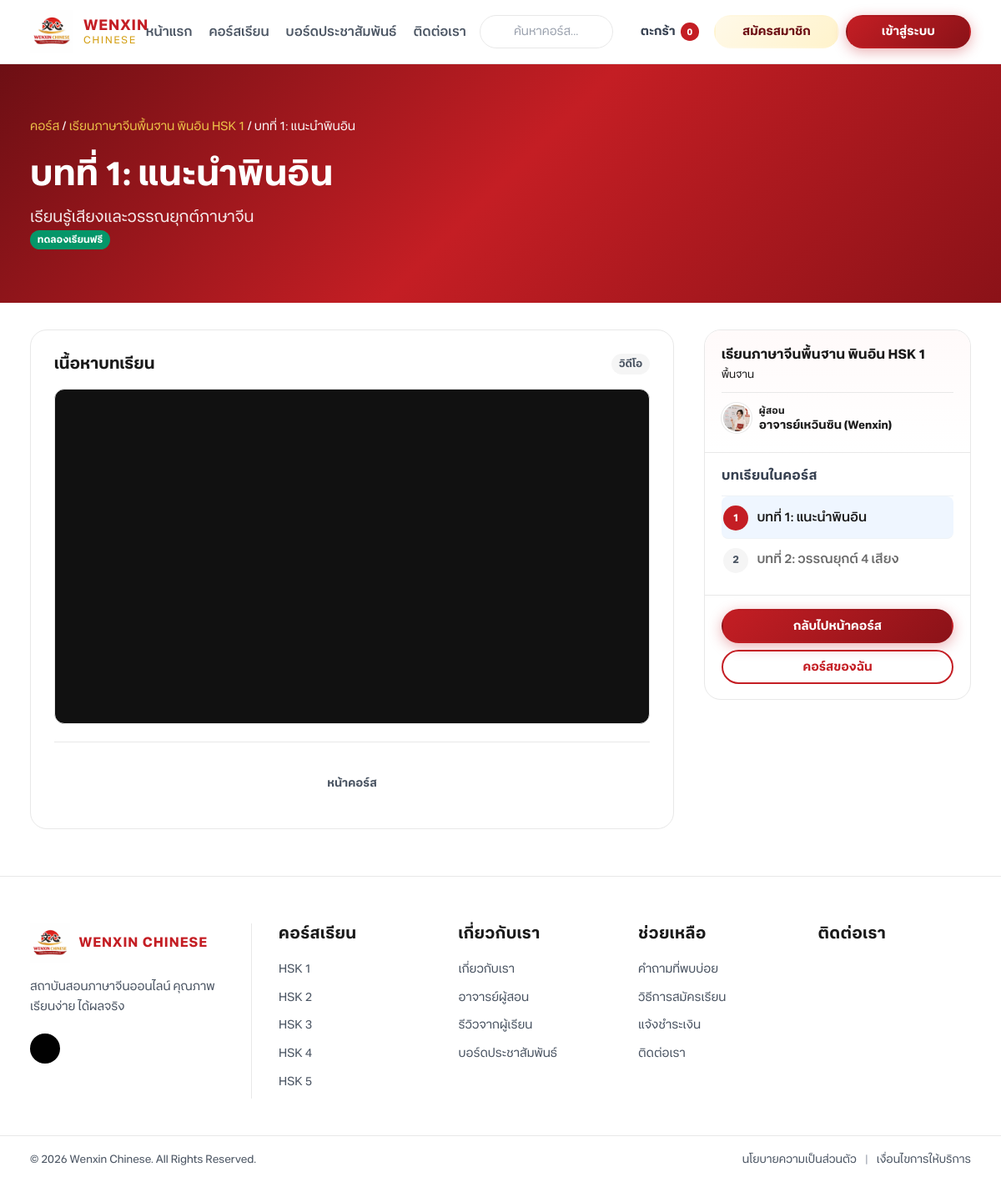
Page /public/lesson.php?lesson_id=1 on the committed database.
### tables this page shows
CREATE TABLE IF NOT EXISTS lessons (
  id INT UNSIGNED AUTO_INCREMENT PRIMARY KEY,
  course_id INT UNSIGNED NOT NULL,
  title VARCHAR(200) NOT NULL,
  description TEXT,
  video_url VARCHAR(500) DEFAULT NULL,
  document_url VARCHAR(500) DEFAULT NULL,
  duration_minutes INT UNSIGNED DEFAULT 0,
  sort_order INT DEFAULT 0,
  is_free_preview TINYINT(1) DEFAULT 0,
  is_published TINYINT(1) DEFAULT 1,
  created_at TIMESTAMP DEFAULT CURRENT_TIMESTAMP,
  updated_at TIMESTAMP DEFAULT CURRENT_TIMESTAMP ON UPDATE CURRENT_TIMESTAMP,
  FOREIGN KEY (course_id) REFERENCES courses(id) ON DELETE CASCADE
);

CREATE TABLE IF NOT EXISTS courses (
  id INT UNSIGNED AUTO_INCREMENT PRIMARY KEY,
  slug VARCHAR(120) NOT NULL UNIQUE,
  title VARCHAR(200) NOT NULL,
  subtitle VARCHAR(255) DEFAULT NULL,
  description TEXT,
  category ENUM('foundation','hsk','exam_prep') NOT NULL DEFAULT 'hsk',
  level ENUM('beginner','intermediate','advanced') NOT NULL DEFAULT 'beginner',
  price DECIMAL(10,2) DEFAULT 0,
  duration_hours INT UNSIGNED DEFAULT 0,
  lesson_count INT UNSIGNED DEFAULT 0,
  image_url VARCHAR(255) DEFAULT NULL,
  highlights TEXT,
  is_featured TINYINT(1) DEFAULT 0,
  is_active TINYINT(1) DEFAULT 1,
  sort_order INT DEFAULT 0,
  created_at TIMESTAMP DEFAULT CURRENT_TIMESTAMP,
  updated_at TIMESTAMP DEFAULT CURRENT_TIMESTAMP ON UPDATE CURRENT_TIMESTAMP
);

CREATE TABLE IF NOT EXISTS site_settings (
  id INT UNSIGNED AUTO_INCREMENT PRIMARY KEY,
  setting_key VARCHAR(100) NOT NULL UNIQUE,
  setting_value TEXT,
  updated_at TIMESTAMP DEFAULT CURRENT_TIMESTAMP ON UPDATE CURRENT_TIMESTAMP
);

### public/lesson.php (the view, shortened to what the rows shown need)
<?php
require_once dirname(__DIR__) . '/includes/access.php';
require_once dirname(__DIR__) . '/includes/instructor.php';
$lessonId = isset($_GET['lesson_id']) ? (int) $_GET['lesson_id'] : 0;
$lesson = getLessonWithCourse($lessonId);
$courseId = (int) $lesson['course_id'];
$course = [
    'id' => $courseId,
    'slug' => $lesson['course_slug'],
    'title' => $lesson['course_title'],
    'category' => $lesson['course_category'],
];
$hasAccess = canAccessLesson($lesson);
$student = currentStudent();
$completedLessonIds = $student ? getCompletedLessonIds((int) $student['id'], $courseId) : [];
$allLessons = getLessonsByCourse($courseId);
$instructor = getInstructorProfile();
$instructorPhotoUrl = instructorPhotoUrl($instructor);
require_once dirname(__DIR__) . '/includes/header.php';
?>
<section class="course-hero course-hero--compact">
    <div class="container">
        <div class="breadcrumb" style="opacity:.95">
            <a href="<?= APP_URL ?>/public/courses.php">คอร์ส</a> /
            <a href="<?= APP_URL ?>/public/course.php?slug=<?= e(urlencode($course['slug'])) ?>">
                <?= e($course['title']) ?>
            </a> /
            <?= e($lesson['title'] ?? '') ?>
        </div>
        <h1 style="margin-top:.5rem;"><?= e($lesson['title'] ?? '') ?></h1>
        <?php if (!empty($lesson['description'])): ?>
            <p class="course-hero-sub"><?= e($lesson['description']) ?></p>
        <?php endif; ?>
        <?php if (!empty($lesson['is_free_preview'])): ?>
            <span class="badge lesson-preview-badge">ทดลองเรียนฟรี</span>
        <?php endif; ?>
    </div>
</section>
<section class="section lesson-page-section">
    <div class="container lesson-page-grid">
        <div class="lesson-main">
            <div class="lesson-player-card">
                <?php if (!$hasAccess): ?>
                <div class="lesson-locked">
                    <div class="lesson-locked-icon" aria-hidden="true">
                        <?= lucide_icon('lock', ['size' => 40, 'stroke' => '1.75']) ?>
                    </div>
                    <h2>บทเรียนนี้ต้องสมัครคอร์สก่อน</h2>
                    <p>สมัครและชำระเงินเพื่อเปิดสิทธิ์เรียนบทนี้ หรือเข้าสู่ระบบหากสมัครแล้ว</p>
                    <div class="lesson-locked-actions">
                        <a href="<?= APP_URL ?>/public/course.php?slug=<?= e(urlencode($course['slug'])) ?>" class="btn btn-primary">ดูรายละเอียดคอร์ส</a>
                        <?php if (isStudentLoggedIn()): ?>
                        <a href="<?= APP_URL ?>/public/profile.php?tab=courses" class="btn btn-outline">คอร์สของฉัน</a>
                        <?php else: ?>
                        <a href="<?= APP_URL ?>/public/login.php" class="btn btn-outline">เข้าสู่ระบบ</a>
                        <?php endif; ?>
                    </div>
                </div>
                <?php else: ?>
                <div class="lesson-player-head">
                    <h2>เนื้อหาบทเรียน</h2>
                </div>
                <?php endif; ?>
            </div>
        </div>
        <aside class="lesson-sidebar">
            <div class="lesson-sidebar-card">
                <div class="lesson-sidebar-head">
                    <h3><?= e($course['title']) ?></h3>
                    <p><?= e(categoryLabel($course['category'])) ?></p>
                    <?php $photoUrl = $instructorPhotoUrl; require dirname(__DIR__) . '/includes/views/instructor_chip.php'; ?>
                </div>
                <div class="lesson-nav-block">
                    <?php if ($allLessons): ?>
                    <ol class="lesson-nav-list">
                        <?php foreach ($allLessons as $index => $courseLesson): ?>
                        <?php
                        $navLessonId = (int) $courseLesson['id'];
                        $lessonRow = array_merge($courseLesson, ['course_id' => $courseId]);
                        $canAccessNav = canAccessLesson($lessonRow);
                        $isCurrent = $navLessonId === $lessonId;
                        $isDone = in_array($navLessonId, $completedLessonIds, true);
                        ?>
                        <li class="lesson-nav-item<?= $isCurrent ? ' is-current' : '' ?><?= !$canAccessNav ? ' is-locked' : '' ?><?= $isDone ? ' is-done' : '' ?>">
                            <span class="lesson-nav-index"><?= $index + 1 ?></span>
                            <?php if ($canAccessNav): ?>
                            <a href="<?= APP_URL ?>/public/lesson.php?lesson_id=<?= $navLessonId ?>" class="lesson-nav-link">
                                <span class="lesson-nav-link-title"><?= e($courseLesson['title']) ?></span>
                            </a>
                            <?php else: ?>
                            <span class="lesson-nav-link lesson-nav-link--locked">
                                <span class="lesson-nav-link-title"><?= e($courseLesson['title']) ?></span>
                            </span>
                            <?php endif; ?>
                        </li>
                        <?php endforeach; ?>
                    </ol>
                    <?php else: ?>
                    <p class="lesson-nav-empty">ยังไม่มีบทเรียนในคอร์สนี้</p>
                    <?php endif; ?>
                </div>
            </div>
        </aside>
    </div>
</section>
<?php require_once dirname(__DIR__) . '/includes/footer.php'; ?>

### includes/views/instructor_chip.php (shortened to what the rows shown need)
<a href="<?= APP_URL ?>/public/instructor.php" class="instructor-chip<?= !empty($chipModifier) ? ' ' . e($chipModifier) : '' ?>" title="ดูโปรไฟล์ผู้สอน">
    <img
        class="instructor-chip-avatar"
        src="<?= e($photoUrl) ?>"
        alt="<?= e($instructor['name']) ?>"
        width="36"
        height="36"
        loading="lazy"
    >
    <span class="instructor-chip-text">
        <span class="instructor-chip-label">ผู้สอน</span>
        <span class="instructor-chip-name"><?= e($instructor['name']) ?></span>
    </span>
</a>

### rows in the picture
lessons: course.title "เรียนภาษาจีนพื้นฐาน พินอิน HSK 1", title "บทที่ 1: แนะนำพินอิน", description "เรียนรู้เสียงและวรรณยุกต์ภาษาจีน", course.category "พื้นฐาน"
site_settings: setting_value "อาจารย์เหวินซิน (Wenxin)"
lessons: title "บทที่ 2: วรรณยุกต์ 4 เสียง"

### other values in the picture
$cartCount "0"
$footerTagline "สถาบันสอนภาษาจีนออนไลน์ คุณภาพ เรียนง่าย ได้ผลจริง"
$footerContent['col_courses'] "คอร์สเรียน"
$fc['title'] "HSK 1"
$fc['title'] "HSK 2"
$fc['title'] "HSK 3"
$fc['title'] "HSK 4"
$fc['title'] "HSK 5"
$footerContent['col_about'] "เกี่ยวกับเรา"
$link['label'] "เกี่ยวกับเรา"
$link['label'] "อาจารย์ผู้สอน"
$link['label'] "รีวิวจากผู้เรียน"
$link['label'] "บอร์ดประชาสัมพันธ์"
$footerContent['col_help'] "ช่วยเหลือ"
$link['label'] "คำถามที่พบบ่อย"
